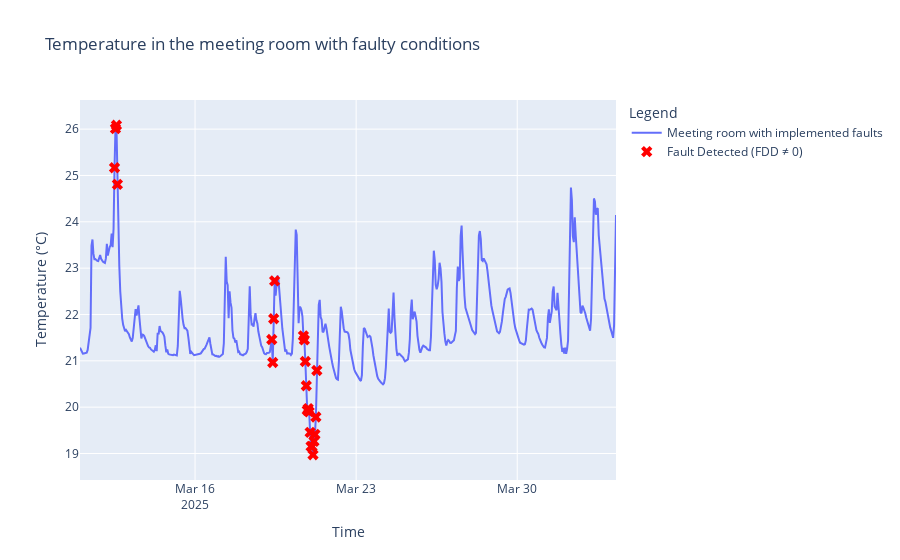

Source (notebook cell):
### Markdown cell above
### Plots

### Code cell
fig = go.Figure()

# Plot the temperature curve
fig.add_trace(go.Scatter(
    x=df_merged['Time'], 
    y=df_merged['TEMP °C'], 
    mode='lines', 
    name='Meeting room with implemented faults'
))

# Find timestamps where "FDD" is NOT 0
fault_indices = df_merged['FDD'] != 0
fault_times = df_merged.loc[fault_indices, 'Time']
fault_temps = df_merged.loc[fault_indices, 'TEMP °C']

# Add markers for fault occurrences
fig.add_trace(go.Scatter(
    x=fault_times,
    y=fault_temps,
    mode='markers',
    marker=dict(color='red', size=10, symbol='x'),
    name='Fault Detected (FDD ≠ 0)'
))

# Customize layout
fig.update_layout(
    title="Temperature in the meeting room with faulty conditions",
    xaxis_title="Time",
    yaxis_title="Temperature (°C)",
    legend_title="Legend",
    template="plotly"
)

# Show the plot
fig.show()

### Figure 1 — Plotly figure (JSON) as saved in the notebook; plotly's stock layout.template omitted (floating-point values rounded to 4 significant figures; data arrays with more than 128 entries replaced by an {"elided": "..."} marker saying what was removed)
{"data": [{"mode": "lines", "name": "Meeting room with implemented faults", "type": "scatter", "x": {"elided": "560 str values"}, "y": {"elided": "560 float values"}}, {"marker": {"color": "red", "size": 10, "symbol": "x"}, "mode": "markers", "name": "Fault Detected (FDD ≠ 0)", "type": "scatter", "x": ["2025-03-12T12:00:00", "2025-03-12T13:00:00", "2025-03-12T14:00:00", "2025-03-12T15:00:00", "2025-03-19T08:00:00", "2025-03-19T09:00:00", "2025-03-19T10:00:00", "2025-03-19T11:00:00", "2025-03-20T17:00:00", "2025-03-20T18:00:00", "2025-03-20T19:00:00", "2025-03-20T20:00:00", "2025-03-20T21:00:00", "2025-03-20T22:00:00", "2025-03-20T23:00:00", "2025-03-21T00:00:00", "2025-03-21T01:00:00", "2025-03-21T02:00:00", "2025-03-21T03:00:00", "2025-03-21T04:00:00", "2025-03-21T05:00:00", "2025-03-21T06:00:00", "2025-03-21T07:00:00"], "y": [25.17, 26.01, 26.08, 24.81, 21.46, 20.96, 21.91, 22.72, 21.54, 21.45, 20.99, 20.46, 19.93, 19.97, 19.9, 19.46, 19.15, 19.15, 18.97, 19.26, 19.41, 19.79, 20.79]}], "layout": {"legend": {"title": {"text": "Legend"}}, "title": {"text": "Temperature in the meeting room with faulty conditions"}, "xaxis": {"title": {"text": "Time"}}, "yaxis": {"title": {"text": "Temperature (°C)"}}}}
